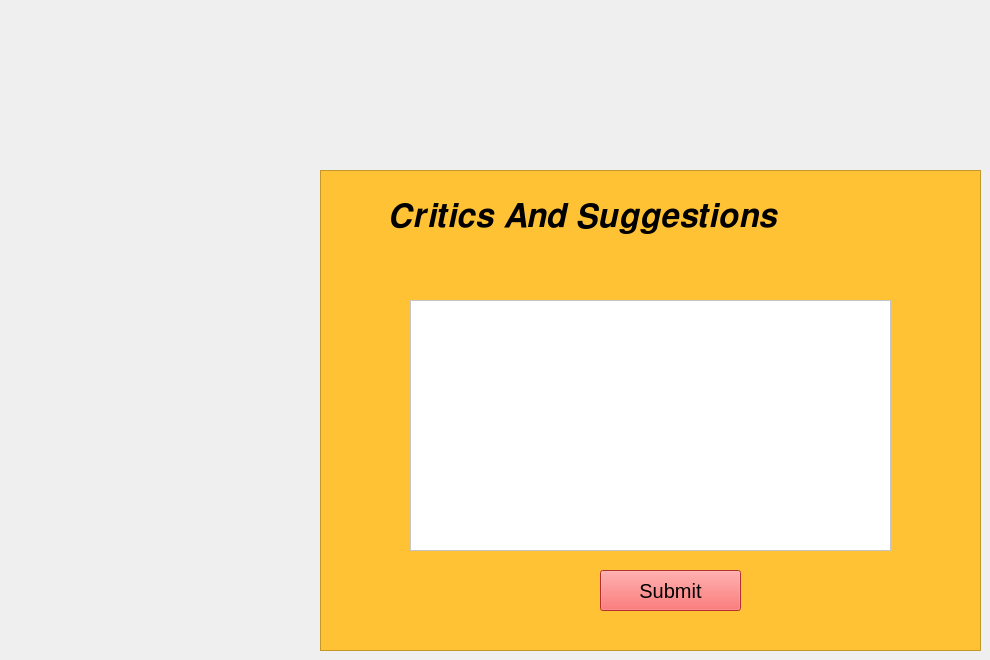
    <widget class="QWidget" name="helptab">
     <attribute name="title">
      <string>Help us</string>
     </attribute>
     <widget class="QFrame" name="frame_10">
      <property name="geometry">
       <rect>
        <x>320</x>
        <y>170</y>
        <width>661</width>
        <height>481</height>
       </rect>
      </property>
      <property name="styleSheet">
       <string notr="true">background-color: rgb(255, 194, 53)</string>
      </property>
      <property name="frameShape">
       <enum>QFrame::StyledPanel</enum>
      </property>
      <property name="frameShadow">
       <enum>QFrame::Raised</enum>
      </property>
      <widget class="QLabel" name="label_6">
       <property name="geometry">
        <rect>
         <x>70</x>
         <y>20</y>
         <width>521</width>
         <height>51</height>
        </rect>
       </property>
       <property name="styleSheet">
        <string notr="true">font-size: 25pt</string>
       </property>
       <property name="text">
        <string>𝑪𝒓𝒊𝒕𝒊𝒄𝒔 𝑨𝒏𝒅 𝑺𝒖𝒈𝒈𝒆𝒔𝒕𝒊𝒐𝒏𝒔</string>
       </property>
      </widget>
      <widget class="QPushButton" name="pushButton_9">
       <property name="geometry">
        <rect>
         <x>280</x>
         <y>400</y>
         <width>141</width>
         <height>41</height>
        </rect>
       </property>
       <property name="styleSheet">
        <string notr="true">background-color: rgb(255, 66, 66); font-size: 15pt</string>
       </property>
       <property name="text">
        <string>Submit</string>
       </property>
      </widget>
      <widget class="QTextEdit" name="textEdit">
       <property name="geometry">
        <rect>
         <x>90</x>
         <y>130</y>
         <width>481</width>
         <height>251</height>
        </rect>
       </property>
       <property name="styleSheet">
        <string notr="true">background-color: rgb(255, 255, 255); font-size: 10pt</string>
       </property>
      </widget>
     </widget>
    </widget>
